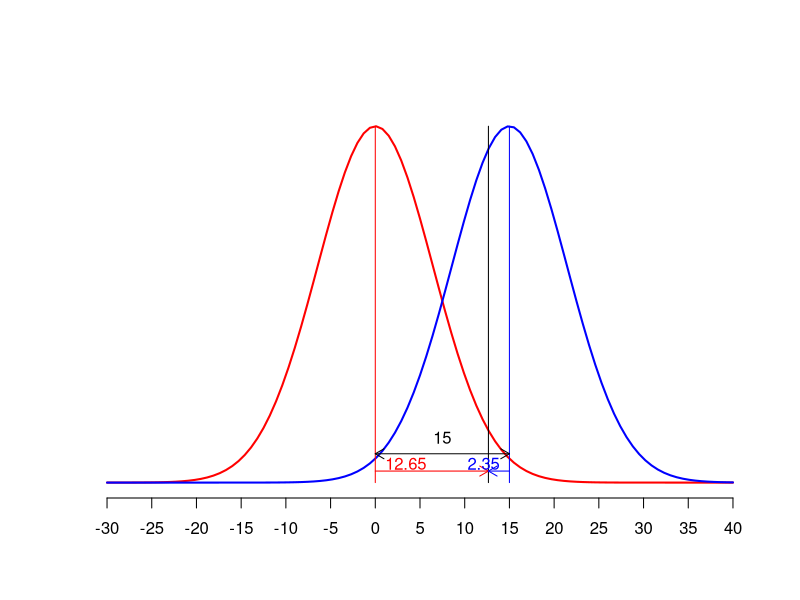

This chart was generated by the following R code:
## ---- chunk 1
knitr::opts_chunk$set(echo       = TRUE,
                      message    = FALSE,
                      warning    = FALSE,
                      out.width  = 800,
                      out.height = 600,
                      fig.align  = "center",
                      dev        = "ragg_png")
## ---- chunk 2
p <- 0.50
alpha <- 0.05
eps <- 0.05
z <- qnorm(alpha/2, mean = 0, sd = 1, lower.tail = FALSE)

# サンプルサイズの計算式
n <- p*(1-p)*(z / eps)^2
sprintf('必要なサンプルサイズn = %.0f人', n)
## ---- chunk 3
alpha <- 0.05
beta <- 0.80
d <- 0.40

a <- qnorm(alpha/2, mean = 0, sd = 1, lower.tail = FALSE)
b <- qnorm(1-beta, mean = 0, sd = 1, lower.tail = FALSE)

n <- ceiling(2 * ((a + b) / d)^2)
sprintf('必要なサンプルサイズn = %.0f人', n)
## ---- chunk 4
power.t.test(n = NULL,
             delta = d,
             sd = 1, 
             sig.level = alpha,
             power = beta,
             type = 'two.sample',
             alternative = 'two.sided'
             )
## ---- chunk 5
alpha <- 0.05
beta <- 0.80

pa <- 2*asin(sqrt(0.75))
pb <- 2*asin(sqrt(0.55))
d <- abs(pa - pb)

a <- qnorm(alpha/2, mean = 0, sd = 1, lower.tail = FALSE)
b <- qnorm(1-beta, mean = 0, sd = 1, lower.tail = FALSE)

n <- ceiling(2 * ((a + b) / d)^2)
sprintf('必要なサンプルサイズn = %.0f人', n)
## ---- chunk 6
power.prop.test(n = NULL, 
                p1 = 0.75, 
                p2 = 0.55, 
                sig.level = alpha,
                power = beta,
                alternative = 'two.sided'
                )

## ---- chunk 7
alpha <- 0.01
beta <- 0.95

p <- 2*asin(sqrt(0.08))
p0 <- 2*asin(sqrt(0.03))
d <- sqrt(2) * abs(p - p0)

a <- qnorm(alpha/2, mean = 0, sd = 1, lower.tail = FALSE)
b <- qnorm(1-beta, mean = 0, sd = 1, lower.tail = FALSE)

n <- ceiling(2 * ((a + b) / d)^2)
sprintf('必要なサンプルサイズn = %.0f人', n)
## ---- chunk 8
library(pwr)
pwr.p.test(
  h = ES.h(0.03, 0.08),
  n = NULL,
  sig.level = alpha,
  power = beta,
  alternative = 'two.sided'
)
## ---- chunk 9
pi.s <- 0.38
pi.t <- 0.23
alpha <- 0.05
beta <- 0.10
delta <- pi.s - pi.t
phi <- 1
barpi <- ((pi.s + phi*pi.t)/(1 + phi))
z0.975 <- qnorm(1 - alpha/2, 0, 1)
z0.9 <- qnorm(1 - beta, 0, 1)

PHI <- (1 + phi)/phi
NUMERATOR <- (z0.975 * sqrt((1 + phi) * barpi * (1 - barpi)) + z0.9 * sqrt(phi * pi.s * (1 - pi.s) + pi.t * (1 - pi.t)))^2
DENOMINATOR <- delta^2
N <- PHI * (NUMERATOR/DENOMINATOR)   
N.S <- N / (1 + phi)
N.T <- phi * N / (1 + phi)
list(N = sprintf('必要な全体サンプルサイズn = %.0f人', ceiling(N)),
     N.S = sprintf('必要な群単位のサンプルサイズn = %.0f人', ceiling(N.S)),
     N.T = sprintf('必要な群単位のサンプルサイズn = %.0f人', ceiling(N.T))
                   )
## ---- chunk 10
power.prop.test(n = NULL, 
                p1 = pi.s, 
                p2 = pi.t, 
                sig.level = alpha,
                power = 1 - beta,
                alternative = 'two.sided'
)
## ---- chunk 11
# 適当な値と雑なスクリプトですいません
p1 <- c(0.05, 0.10)
p2 <- c(0.11, 0.15)
alpha <- 0.05
beta <- c(0.80, 0.60)
n <- length(beta)

for (i in 1:n) {
  for (j in 1:n) {
    for (k in 1:n) {
      res <- power.prop.test(
        n = NULL,
        p1 = p1[[i]],
        p2 = p2[[j]],
        sig.level = alpha,
        power = beta[[k]],
        alternative = 'two.sided'
      )
      
      cat(
        'p1=', p1[[i]],
        '/ p2=',p2[[j]],
        '/ beta=',beta[[k]],
        '/ n=', ceiling(res$n),
        '\n---------------------------------------\n'
      )
    }
  }
}

## ---- chunk 12
n <- 30
sd <- 25
mu0 <- 0; mu1 <- 15
alpha <- 0.05
xmin <- -30; xmax <- 40
ymin <- 0; ymax <- dnorm(mu0, mean = mu0, sd = sd * sqrt(2/n)) + 0.005
xseq <- seq(xmin, xmax, 0.01)

# dnorm(xseq, mean = mu0, sd = sd * sqrt(2/n))
# dnorm(xseq, mean = mu1, sd = sd * sqrt(2/n))
plot(NULL, xlim = c(xmin, xmax), ylim = c(ymin, ymax), xlab = "", ylab = "", xaxt = "n", yaxt = "n", axes = FALSE)
curve(dnorm(x, mean = mu0, sd = sd * sqrt(2/n)), lwd = 2, col = 'red', add = TRUE)
curve(dnorm(x, mean = mu1, sd = sd * sqrt(2/n)), lwd = 2, col = 'blue', add = TRUE)
axis(1, at = seq(xmin, xmax, 5))

segments(mu0, ymin, mu0, dnorm(mu0, mean = mu0, sd = sd * sqrt(2/n)), col = 'red')
segments(mu1, ymin, mu1, dnorm(mu1, mean = mu1, sd = sd * sqrt(2/n)), col = 'blue')
c <- qnorm(p = 1-alpha/2, mean = mu0, sd = sd * sqrt(2/n), lower.tail = TRUE)
segments(c, ymin, c, dnorm(mu1, mean = mu1, sd = sd * sqrt(2/n)))

a <- qnorm(p = alpha/2, mean = 0, sd = 1, lower.tail = FALSE) * sqrt(2/n) * sd
cc <- pnorm(q = a, mean = mu1, sd = sd * sqrt(2/n))
b <- qnorm(p = cc, mean = 0, sd = 1, lower.tail = FALSE) * sqrt(2/n) * sd

arrows(mu0, 0.005, mu1-mu0, 0.005, code = 3, length = 0.1, col = 'black')
arrows(mu0, 0.002, mu0+a, 0.002, code = 2, length = 0.1, col = 'red')
arrows(mu1, 0.002, mu1+(-1*b), 0.002, code = 2, length = 0.1, col = 'blue')

text(mu0, 0.003, round(a,2), col = 'red', pos = 4)
text(mu1, 0.003, round(b,2), col = 'blue', pos = 2)
text((mu1 - mu0)/2, 0.005, round(mu1 - mu0, 2), col = 'black', pos = 3)
## ---- chunk 13
# どのくらいの差があればビジネス的に意味のある差かを考える
mu_a <- 20
mu_b <- 22
# 過去のデータから実験はどの程度ばらつくのかを試算する
sd <- 2
# 平均の差と標準偏差を利用して効果量を算出する
delta <- (mu_b - mu_a)/sd
# ここまでの計算内容
list(
  mu_a = mu_a, 
  mu_b = mu_b, 
  sd = sd, 
  delta = delta
)
# サンプルサイズを計算する
power_pre <- pwr::pwr.t.test(
  n = NULL, 
  d = delta,
  sig.level = 0.05,
  power = 0.8,
  alternative = 'two.sided'
)
power_pre
## ---- chunk 14
# サンプルサイズをもとに実験する
n <- floor(power_pre$n)
set.seed(1)
a <- rnorm(n, mu_a, sd)
b <- rnorm(n, mu_b, sd)

# t検定を行う
t.test(a, b)
## ---- chunk 15
# 事後検出力分析のために統計量を計算
mean_post_a <- mean(a)
sd_post_a <- sd(a)
mean_post_b <- mean(b)
sd_post_b <- sd(b)
n_mod <- n - 1
sd_post_ab <- sqrt(
  ((n_mod*sd_post_a^2) + (n_mod*sd_post_b^2)) / (n_mod+n_mod)
)
delta_post <- (mean_post_b - mean_post_a)/sd_post_ab
list(
  mean_post_a = mean_post_a, 
  sd_post_a = sd_post_a, 
  mean_post_b = mean_post_b, 
  sd_post_b = sd_post_b,
  sd_post_ab = sd_post_ab
)
## ---- chunk 16
# 事後検出力分析を行う
power_post <- pwr::pwr.t.test(
  n = n,
  d = delta_post,
  sig.level = 0.05,
  power = NULL,
  alternative = 'two.sided'
)
# 効果量delta = 1を想定していたが、1.12となり、
# 検出力power = 0.8を想定していたが、0.86となった
power_post
